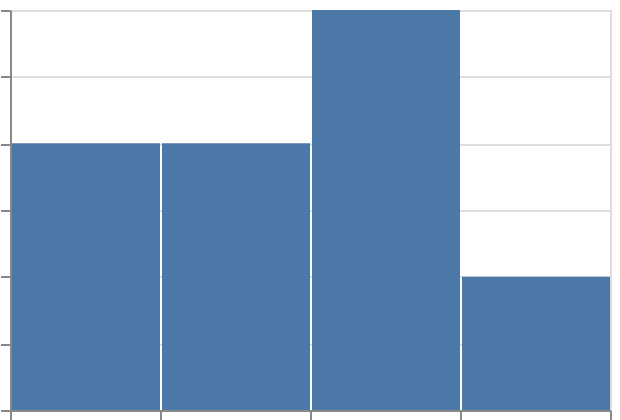

The specification (Vega-Lite) saved for this image:
### Vega-Lite specification from a JSON file in a GitHub repository (floating-point values rounded to 4 significant figures)
{"$schema": "https://vega.github.io/schema/vega-lite/v6.json", "padding": 5, "autosize": "none", "width": 300, "height": 200, "data": {"name": "table", "values": [{"c": "A", "g": "p", "x": 1, "y": 2, "v": 5, "t": "2024-01-15", "o": {"v": 3}, "IMDB Rating": 6.1, "d": "x1"}, {"c": "B", "g": "q", "x": 2, "y": 4, "v": 9, "t": "2024-02-20", "o": {"v": 7}, "IMDB Rating": 7.4, "d": "x2"}, {"c": "A", "g": "q", "x": 3, "y": 3, "v": 2, "t": "2024-03-05", "o": {"v": 1}, "IMDB Rating": 5.2, "d": "x1"}, {"c": "C", "g": "p", "x": 4, "y": 6, "v": 7, "t": "2024-05-30", "o": {"v": 4}, "IMDB Rating": 8.8, "d": "x3"}, {"c": "B", "g": "p", "x": 5, "y": 5, "v": 4, "t": "2024-07-11", "o": {"v": 9}, "IMDB Rating": 6.9, "d": "x2"}, {"c": "C", "g": "q", "x": 6, "y": 8, "v": 6, "t": "2024-09-02", "o": {"v": 2}, "IMDB Rating": 7.7, "d": "x3"}, {"c": "A", "g": "p", "x": 7, "y": 7, "v": 8, "t": "2024-11-25", "o": {"v": 5}, "IMDB Rating": 4.4, "d": "x1"}, {"c": "B", "g": "q", "x": 8, "y": 9, "v": 3, "t": "2024-12-31", "o": {"v": 8}, "IMDB Rating": 9.1, "d": "x2"}]}, "mark": "bar", "encoding": {"x": {"field": "v", "type": "quantitative", "bin": {"anchor": 1, "base": 5, "minstep": 1, "maxbins": 4}}, "y": {"aggregate": "count", "type": "quantitative"}}}
